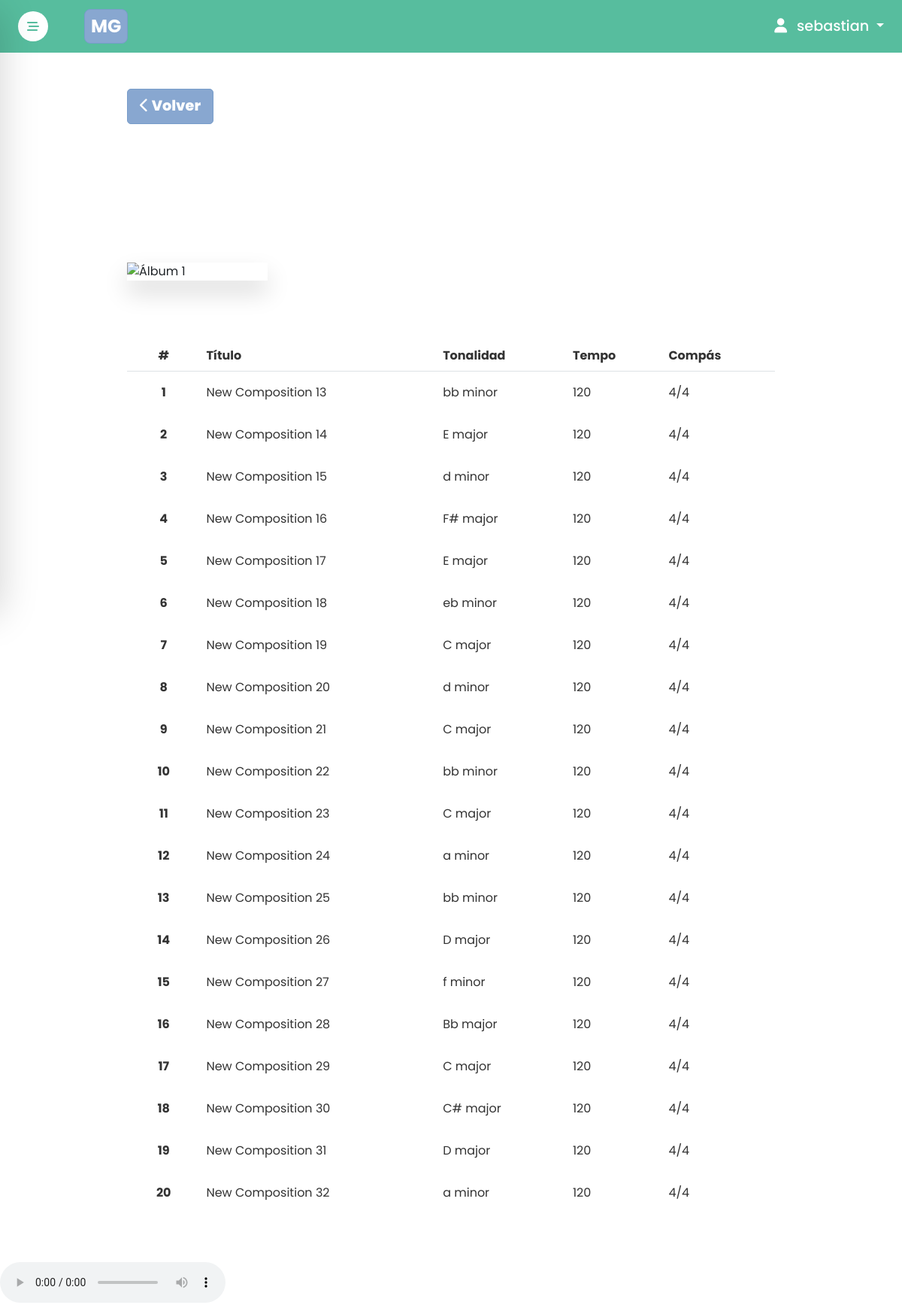
The page /rnn/generated/1/ (signed in) on the database its author committed.
### rnn/models.py (models this page shows)
class GeneratedMusic(models.Model):
    title = models.CharField(max_length=100)
    key = models.CharField(max_length=50)
    tempo = models.CharField(max_length=10)
    meter = models.CharField(max_length=10)
    created = models.DateTimeField(auto_now_add=True)
    duration = models.CharField(max_length=10)
    mel = CloudinaryField('melody')

### rnn/views.py (the view)
# urls.py: path('generated/<int:album_id>/', views.generated, name='generations'),
@login_required
def generated(request, album_id):
    user = request.user
    album = get_object_or_404(GeneratedMusicAlbum, pk=album_id)
    melodies = album.generated_music.all()
    duration = 0.0
    for melody in melodies:
        duration += float(melody.duration)
    album.duration = duration
    return render(request, 'generated.html', {'melodies': melodies, 'user': user, 'album': album})

### templates/generated.html (shortened to what this page needs)
{% extends 'base.html' %}
{% block content %}
<link rel="stylesheet" href="https://cdn.plyr.io/3.6.8/plyr.css">
<header class="masthead-album">
    <div class="d-flex justify-content-between align-items-center mb-3">
        <div class="container position-relative px-4 px-lg-5">
            <div class="row gx-4 gx-lg-5 justify-content-center">
                <div class="col-md-12 col-lg-11 col-xl-10">
                    <div class="d-flex justify-content-between align-items-center">
                        <div class="d-flex justify-content-start align-items-center ">
                            <a class="btn btn-primary " id="btn" href="/rnn">
                                <i class="fa-solid fa-chevron-left"></i> Volver
                            </a>
                        </div>
                    </div>
                    <div class="d-flex justify-content-start align-items-end">
                        <img class="img img-fluid" src="{{ album.img.url }}" alt="Álbum {{ album.id }}"
                            style="height: 100%;" />
                        <div class="album w-100">
                            <div class="title-album">Álbum {{ album.id }}</div>
                            <span class="text-album mb-0">Playlist •
                                {{ melodies.count }} Melodías, <span class="duration-filter" style="opacity: 0.7;">{{ album.duration }}</span>
                            </span>
                        </div>
                    </div>
                </div>
            </div>
        </div>
    </div>
</header>
<div class="container playlist px-4 px-lg-5">
    <div class="row gx-4 gx-lg-5 justify-content-center">
        <div class="col-md-12 col-lg-11 col-xl-10">
            <div class="table-responsive">
                <table class="table table-hover table-borderless bg-trans">
                    <thead>
                        <tr class="header-table">
                            <th class="text-center number-col" scope="col">#</th>
                            <th scope="col">Título</th>
                            <th scope="col">Tonalidad</th>
                            <th scope="col">Tempo</th>
                            <th scope="col">Compás</th>
                        </tr>
                    </thead>
                    <tbody class="border-top body-table">
                        {% for melody in melodies %}
                        <tr>
                            <td class="align-middle text-center number-play ">
                                <button id="play-button-{{ melody.id }}" class="play-button"
                                    data-src="{{ melody.mel.url }}" data-melody-id="{{ melody.id }}"
                                    data-title="{{ melody.title  }}">
                                    <div class="melody-number">
                                        {{ forloop.counter }}
                                    </div>
                                </button>
                            </td>
                            <td class="align-middle melody-title">
                                <span class="">
                                    {{ melody.title }}
                                </span>
                            </td>
                            <td class="align-middle melody-album">
                                <span class="">
                                    {{ melody.key }}
                                </span>
                            </td>
                            <td class="align-middle melody-album">
                                <span class="">
                                    {{ melody.tempo }}
                                </span>
                            </td>
                            <td class="align-middle melody-album">
                                <span class="">
                                    {{ melody.meter }}
                                </span>
                            </td>
                        </tr>
                        {% endfor %}
                    </tbody>
                </table>
            </div>
        </div>
    </div>
</div>
<div class="audio-bar">
    <audio id="audio-player" controls>
    </audio>
</div>
{% endblock %}

### templates/base.html (shortened to what this page needs)
<!DOCTYPE html>
<html lang="en">
<head>
    {% load static %}
    <link rel="stylesheet" href="https://cdnjs.cloudflare.com/ajax/libs/font-awesome/6.4.2/css/all.min.css">
    <link href="https://cdn.jsdelivr.net/npm/bootstrap@5.3.1/dist/css/bootstrap.min.css" rel="stylesheet"
>
    <link href="https://cdn.jsdelivr.net/gh/kartik-v/bootstrap-star-rating@4.1.2/css/star-rating.min.css" media="all"
        rel="stylesheet" type="text/css" />
    <link href="https://cdn.jsdelivr.net/gh/kartik-v/bootstrap-star-rating@4.1.2/themes/krajee-svg/theme.css"
        media=" all" rel="stylesheet" type="text/css" />
</head>
<body>
    <div class="main-container">
        {% if user.is_authenticated %}
        <div class="navbar-container">
            <nav class="navbar navbar-expand-md">
                <div class="container-fluid px-4">
                    <div class="d-flex justify-content-between align-items-center">
                        <button class="btn open-btn me-5 border-0 ">
                            <i class="fas fa-stream"></i>
                        </button>
                        <a class="navbar-brand" href="/">
                            MG
                        </a>
                    </div>
                    <div class="dropdown">
                        <span class="dropdown-toggle mb-0" id="profileDropdown" role="button" data-bs-toggle="dropdown"
                            aria-haspopup="true" aria-expanded="false">
                            <i class="fas fa-user me-2"></i>
                            {{user.username}} </span>
                    </div>
                </div>
            </nav>
        </div>
        {% endif %}
        <div {% if user.is_authenticated %} class="content" {% else %} class="auth-content" {% endif %}>
            {% block content %}{% endblock %}
        </div>
    </div>
</body>
</html>

### templates/base.html (style rules this page uses)
:root { --color-background: #fff; --color-button: #88A7D0; --color-button-hover: #789DCA; --color-navigation-bar: #57BD9E; --color-secondary-heading: #2CA880; --color-primary-heading: #009D71; --color-text: #333; --color-card: #FBFAFB; --color-card-border: #E2E2E2; --color-control: #789DCA; }
* { padding: 0%; margin: 0%; box-sizing: border-box; font-family: 'Poppins', sans-serif; }
body { user-select: none; background: var(--color-background); }
.btn-primary { --bs-btn-bg: var(--color-button); --bs-btn-border-color: var(--color-button-hover); --bs-btn-hover-bg: var(--color-button-hover); --bs-btn-hover-border-color: var(--color-button-hover); --bs-btn-disabled-color: var(--color-text); --bs-btn-disabled-bg: var(--color-button); --bs-btn-disabled-border-color: var(--color-button); --bs-btn-focus-bg: var(--color-button-hover); --bs-btn-focus-border-color: var(--color-button-hover); --bs-btn-active-bg: var(--color-button-hover); --bs-btn-active-border-color: var(--color-button-hover); --bs-btn-font-size: 0.875rem; --bs-btn-font-weight: 800; --bs-btn-padding-x: 1rem; --bs-btn-padding-y: 0.5rem; --bs-btn-border-radius: 5px; transition: transform 0.2s ease-in-out; }
@media (min-width: 767px) { .btn-primary { font-size: 1.2rem; } }
.navbar-container { background: var(--color-navigation-bar); position: fixed; z-index: 4; width: 100%; top: 0; color: var(--color-background); }
.open-btn, .close-btn { color: var(--color-background); }
.navbar { height: 70px; }
.content { width: 100%; position: relative; left: 0; transition: all 0.3s ease-in-out; padding-top: 70px; }
.navbar-brand { color: var(--color-background); padding: 0.25rem 0.5rem; border-radius: 0.5rem; border: 1px solid var(--color-button-hover); font-size: 1.5rem; font-weight: 700; background-color: var(--color-button); transform: scale(1.0); transition: all 0.3s ease; }
.open-btn { background-color: var(--color-background); color: var(--color-navigation-bar); border-radius: 50%; width: 40px; height: 40px; display: flex; align-items: center; justify-content: center; }
.dropdown-toggle { color: var(--color-background); font-size: 1.2rem; font-weight: 500; }

### templates/generated.html (style rules this page uses)
.play-button { height: 2.5rem; width: 2.5rem; background-color: transparent; border: none; cursor: pointer; transition: color 0.3s ease-in-out; border-radius: 50%; font-size: 1.5rem; padding: 0; outline: none; transform: scale(1); }
.audio-bar { position: sticky; z-index: 2; bottom: 0; width: 100%; margin: 0; }
.melody-number { display: block; font-size: medium; font-weight: bold; }
.table { width: 100%; margin-bottom: 1rem; vertical-align: top; --bs-table-bg: transparent; --bs-table-active-bg: #88a7d040; --bs-table-hover-bg: #88a7d018; }
header.masthead-album .album { color: var(--color-background); margin-left: 2rem; }
header.masthead-album { padding-top: 3rem; padding-bottom: 1rem; background: no-repeat center center; background-size: cover; background-attachment: scroll; }
header.masthead-album .album .title-album { font-size: 5rem; font-weight: 900; margin-bottom: 1rem; }
header.masthead-album .album .text-album { font-size: 1rem; font-weight: 300; }
.img { width: 250px; height: 250px; object-fit: cover; box-shadow: 0 1rem 2rem rgba(0, 0, 0, 0.15); transition: all 0.3s ease-in-out; }
.header-table th { font-size: medium; color: var(--color-text); }
.melody-number { font-size: medium; color: var(--color-text) }
.melody-title { font-size: medium; }
.melody-album { font-size: medium; }
.body-table td { color: var(--color-text); }

### rows shown on the page
GeneratedMusic: title "New Composition 13", key "bb minor", tempo "120", meter "4/4"
GeneratedMusic: title "New Composition 14", key "E major", tempo "120", meter "4/4"
GeneratedMusic: title "New Composition 15", key "d minor", tempo "120", meter "4/4"
GeneratedMusic: title "New Composition 16", key "F# major", tempo "120", meter "4/4"
GeneratedMusic: title "New Composition 17", key "E major", tempo "120", meter "4/4"
GeneratedMusic: title "New Composition 18", key "eb minor", tempo "120", meter "4/4"
GeneratedMusic: title "New Composition 19", key "C major", tempo "120", meter "4/4"
GeneratedMusic: title "New Composition 20", key "d minor", tempo "120", meter "4/4"
GeneratedMusic: title "New Composition 21", key "C major", tempo "120", meter "4/4"
GeneratedMusic: title "New Composition 22", key "bb minor", tempo "120", meter "4/4"
GeneratedMusic: title "New Composition 23", key "C major", tempo "120", meter "4/4"
GeneratedMusic: title "New Composition 24", key "a minor", tempo "120", meter "4/4"
GeneratedMusic: title "New Composition 25", key "bb minor", tempo "120", meter "4/4"
GeneratedMusic: title "New Composition 26", key "D major", tempo "120", meter "4/4"
GeneratedMusic: title "New Composition 27", key "f minor", tempo "120", meter "4/4"
GeneratedMusic: title "New Composition 28", key "Bb major", tempo "120", meter "4/4"
GeneratedMusic: title "New Composition 29", key "C major", tempo "120", meter "4/4"
GeneratedMusic: title "New Composition 30", key "C# major", tempo "120", meter "4/4"
GeneratedMusic: title "New Composition 31", key "D major", tempo "120", meter "4/4"
GeneratedMusic: title "New Composition 32", key "a minor", tempo "120", meter "4/4"

### other values the page prints
{{ user.username }} "sebastian"
